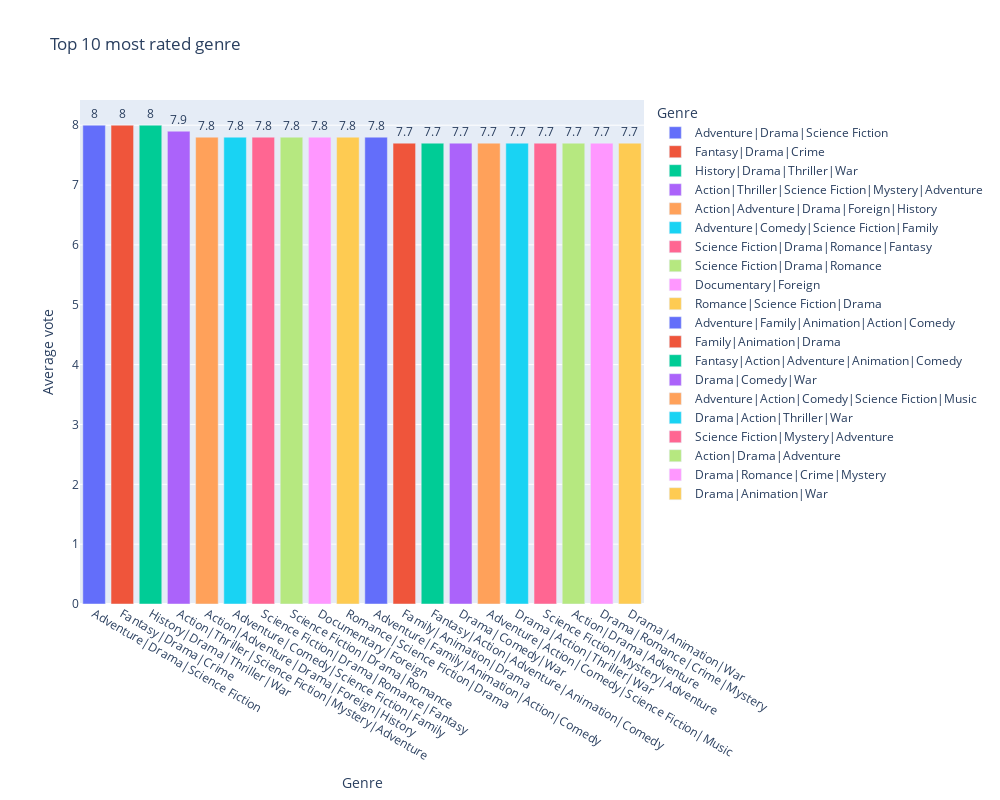

Notebook code for this chart:
### Markdown cell above
### Research question 6 : What genre of movie do people rate the most?

### Code cell
# Group movie by genre
# Plot bar chart

most_rated_genre = tmbd.groupby("genres").mean().reset_index().sort_values(by= "vote_average", ascending=False).head(20)

px.bar(data_frame=most_rated_genre,
      x = "genres",
      y = "vote_average",
      title= "Top 10 most rated genre",
      color = "genres",
      text = "vote_average",
       labels= {"vote_average": "Average vote", "genres":"Genre"},
      height = 800, 
      width = 1000,
      ).update_traces(textposition = "outside")

### Figure 1 — Plotly figure (JSON) as saved in the notebook; plotly's stock layout.template omitted (floating-point values rounded to 4 significant figures)
{"data": [{"alignmentgroup": "True", "hovertemplate": "Genre=%{x}<br>Average vote=%{text}<extra></extra>", "legendgroup": "Adventure|Drama|Science Fiction", "marker": {"color": "#636efa", "pattern": {"shape": ""}}, "name": "Adventure|Drama|Science Fiction", "offsetgroup": "Adventure|Drama|Science Fiction", "orientation": "v", "showlegend": true, "text": [8.0], "textposition": "outside", "type": "bar", "x": ["Adventure|Drama|Science Fiction"], "xaxis": "x", "y": [8.0], "yaxis": "y"}, {"alignmentgroup": "True", "hovertemplate": "Genre=%{x}<br>Average vote=%{text}<extra></extra>", "legendgroup": "Fantasy|Drama|Crime", "marker": {"color": "#EF553B", "pattern": {"shape": ""}}, "name": "Fantasy|Drama|Crime", "offsetgroup": "Fantasy|Drama|Crime", "orientation": "v", "showlegend": true, "text": [8.0], "textposition": "outside", "type": "bar", "x": ["Fantasy|Drama|Crime"], "xaxis": "x", "y": [8.0], "yaxis": "y"}, {"alignmentgroup": "True", "hovertemplate": "Genre=%{x}<br>Average vote=%{text}<extra></extra>", "legendgroup": "History|Drama|Thriller|War", "marker": {"color": "#00cc96", "pattern": {"shape": ""}}, "name": "History|Drama|Thriller|War", "offsetgroup": "History|Drama|Thriller|War", "orientation": "v", "showlegend": true, "text": [8.0], "textposition": "outside", "type": "bar", "x": ["History|Drama|Thriller|War"], "xaxis": "x", "y": [8.0], "yaxis": "y"}, {"alignmentgroup": "True", "hovertemplate": "Genre=%{x}<br>Average vote=%{text}<extra></extra>", "legendgroup": "Action|Thriller|Science Fiction|Mystery|Adventure", "marker": {"color": "#ab63fa", "pattern": {"shape": ""}}, "name": "Action|Thriller|Science Fiction|Mystery|Adventure", "offsetgroup": "Action|Thriller|Science Fiction|Mystery|Adventure", "orientation": "v", "showlegend": true, "text": [7.9], "textposition": "outside", "type": "bar", "x": ["Action|Thriller|Science Fiction|Mystery|Adventure"], "xaxis": "x", "y": [7.9], "yaxis": "y"}, {"alignmentgroup": "True", "hovertemplate": "Genre=%{x}<br>Average vote=%{text}<extra></extra>", "legendgroup": "Action|Adventure|Drama|Foreign|History", "marker": {"color": "#FFA15A", "pattern": {"shape": ""}}, "name": "Action|Adventure|Drama|Foreign|History", "offsetgroup": "Action|Adventure|Drama|Foreign|History", "orientation": "v", "showlegend": true, "text": [7.8], "textposition": "outside", "type": "bar", "x": ["Action|Adventure|Drama|Foreign|History"], "xaxis": "x", "y": [7.8], "yaxis": "y"}, {"alignmentgroup": "True", "hovertemplate": "Genre=%{x}<br>Average vote=%{text}<extra></extra>", "legendgroup": "Adventure|Comedy|Science Fiction|Family", "marker": {"color": "#19d3f3", "pattern": {"shape": ""}}, "name": "Adventure|Comedy|Science Fiction|Family", "offsetgroup": "Adventure|Comedy|Science Fiction|Family", "orientation": "v", "showlegend": true, "text": [7.8], "textposition": "outside", "type": "bar", "x": ["Adventure|Comedy|Science Fiction|Family"], "xaxis": "x", "y": [7.8], "yaxis": "y"}, {"alignmentgroup": "True", "hovertemplate": "Genre=%{x}<br>Average vote=%{text}<extra></extra>", "legendgroup": "Science Fiction|Drama|Romance|Fantasy", "marker": {"color": "#FF6692", "pattern": {"shape": ""}}, "name": "Science Fiction|Drama|Romance|Fantasy", "offsetgroup": "Science Fiction|Drama|Romance|Fantasy", "orientation": "v", "showlegend": true, "text": [7.8], "textposition": "outside", "type": "bar", "x": ["Science Fiction|Drama|Romance|Fantasy"], "xaxis": "x", "y": [7.8], "yaxis": "y"}, {"alignmentgroup": "True", "hovertemplate": "Genre=%{x}<br>Average vote=%{text}<extra></extra>", "legendgroup": "Science Fiction|Drama|Romance", "marker": {"color": "#B6E880", "pattern": {"shape": ""}}, "name": "Science Fiction|Drama|Romance", "offsetgroup": "Science Fiction|Drama|Romance", "orientation": "v", "showlegend": true, "text": [7.8], "textposition": "outside", "type": "bar", "x": ["Science Fiction|Drama|Romance"], "xaxis": "x", "y": [7.8], "yaxis": "y"}, {"alignmentgroup": "True", "hovertemplate": "Genre=%{x}<br>Average vote=%{text}<extra></extra>", "legendgroup": "Documentary|Foreign", "marker": {"color": "#FF97FF", "pattern": {"shape": ""}}, "name": "Documentary|Foreign", "offsetgroup": "Documentary|Foreign", "orientation": "v", "showlegend": true, "text": [7.8], "textposition": "outside", "type": "bar", "x": ["Documentary|Foreign"], "xaxis": "x", "y": [7.8], "yaxis": "y"}, {"alignmentgroup": "True", "hovertemplate": "Genre=%{x}<br>Average vote=%{text}<extra></extra>", "legendgroup": "Romance|Science Fiction|Drama", "marker": {"color": "#FECB52", "pattern": {"shape": ""}}, "name": "Romance|Science Fiction|Drama", "offsetgroup": "Romance|Science Fiction|Drama", "orientation": "v", "showlegend": true, "text": [7.8], "textposition": "outside", "type": "bar", "x": ["Romance|Science Fiction|Drama"], "xaxis": "x", "y": [7.8], "yaxis": "y"}, {"alignmentgroup": "True", "hovertemplate": "Genre=%{x}<br>Average vote=%{text}<extra></extra>", "legendgroup": "Adventure|Family|Animation|Action|Comedy", "marker": {"color": "#636efa", "pattern": {"shape": ""}}, "name": "Adventure|Family|Animation|Action|Comedy", "offsetgroup": "Adventure|Family|Animation|Action|Comedy", "orientation": "v", "showlegend": true, "text": [7.8], "textposition": "outside", "type": "bar", "x": ["Adventure|Family|Animation|Action|Comedy"], "xaxis": "x", "y": [7.8], "yaxis": "y"}, {"alignmentgroup": "True", "hovertemplate": "Genre=%{x}<br>Average vote=%{text}<extra></extra>", "legendgroup": "Family|Animation|Drama", "marker": {"color": "#EF553B", "pattern": {"shape": ""}}, "name": "Family|Animation|Drama", "offsetgroup": "Family|Animation|Drama", "orientation": "v", "showlegend": true, "text": [7.7], "textposition": "outside", "type": "bar", "x": ["Family|Animation|Drama"], "xaxis": "x", "y": [7.7], "yaxis": "y"}, {"alignmentgroup": "True", "hovertemplate": "Genre=%{x}<br>Average vote=%{text}<extra></extra>", "legendgroup": "Fantasy|Action|Adventure|Animation|Comedy", "marker": {"color": "#00cc96", "pattern": {"shape": ""}}, "name": "Fantasy|Action|Adventure|Animation|Comedy", "offsetgroup": "Fantasy|Action|Adventure|Animation|Comedy", "orientation": "v", "showlegend": true, "text": [7.7], "textposition": "outside", "type": "bar", "x": ["Fantasy|Action|Adventure|Animation|Comedy"], "xaxis": "x", "y": [7.7], "yaxis": "y"}, {"alignmentgroup": "True", "hovertemplate": "Genre=%{x}<br>Average vote=%{text}<extra></extra>", "legendgroup": "Drama|Comedy|War", "marker": {"color": "#ab63fa", "pattern": {"shape": ""}}, "name": "Drama|Comedy|War", "offsetgroup": "Drama|Comedy|War", "orientation": "v", "showlegend": true, "text": [7.7], "textposition": "outside", "type": "bar", "x": ["Drama|Comedy|War"], "xaxis": "x", "y": [7.7], "yaxis": "y"}, {"alignmentgroup": "True", "hovertemplate": "Genre=%{x}<br>Average vote=%{text}<extra></extra>", "legendgroup": "Adventure|Action|Comedy|Science Fiction|Music", "marker": {"color": "#FFA15A", "pattern": {"shape": ""}}, "name": "Adventure|Action|Comedy|Science Fiction|Music", "offsetgroup": "Adventure|Action|Comedy|Science Fiction|Music", "orientation": "v", "showlegend": true, "text": [7.7], "textposition": "outside", "type": "bar", "x": ["Adventure|Action|Comedy|Science Fiction|Music"], "xaxis": "x", "y": [7.7], "yaxis": "y"}, {"alignmentgroup": "True", "hovertemplate": "Genre=%{x}<br>Average vote=%{text}<extra></extra>", "legendgroup": "Drama|Action|Thriller|War", "marker": {"color": "#19d3f3", "pattern": {"shape": ""}}, "name": "Drama|Action|Thriller|War", "offsetgroup": "Drama|Action|Thriller|War", "orientation": "v", "showlegend": true, "text": [7.7], "textposition": "outside", "type": "bar", "x": ["Drama|Action|Thriller|War"], "xaxis": "x", "y": [7.7], "yaxis": "y"}, {"alignmentgroup": "True", "hovertemplate": "Genre=%{x}<br>Average vote=%{text}<extra></extra>", "legendgroup": "Science Fiction|Mystery|Adventure", "marker": {"color": "#FF6692", "pattern": {"shape": ""}}, "name": "Science Fiction|Mystery|Adventure", "offsetgroup": "Science Fiction|Mystery|Adventure", "orientation": "v", "showlegend": true, "text": [7.7], "textposition": "outside", "type": "bar", "x": ["Science Fiction|Mystery|Adventure"], "xaxis": "x", "y": [7.7], "yaxis": "y"}, {"alignmentgroup": "True", "hovertemplate": "Genre=%{x}<br>Average vote=%{text}<extra></extra>", "legendgroup": "Action|Drama|Adventure", "marker": {"color": "#B6E880", "pattern": {"shape": ""}}, "name": "Action|Drama|Adventure", "offsetgroup": "Action|Drama|Adventure", "orientation": "v", "showlegend": true, "text": [7.7], "textposition": "outside", "type": "bar", "x": ["Action|Drama|Adventure"], "xaxis": "x", "y": [7.7], "yaxis": "y"}, {"alignmentgroup": "True", "hovertemplate": "Genre=%{x}<br>Average vote=%{text}<extra></extra>", "legendgroup": "Drama|Romance|Crime|Mystery", "marker": {"color": "#FF97FF", "pattern": {"shape": ""}}, "name": "Drama|Romance|Crime|Mystery", "offsetgroup": "Drama|Romance|Crime|Mystery", "orientation": "v", "showlegend": true, "text": [7.7], "textposition": "outside", "type": "bar", "x": ["Drama|Romance|Crime|Mystery"], "xaxis": "x", "y": [7.7], "yaxis": "y"}, {"alignmentgroup": "True", "hovertemplate": "Genre=%{x}<br>Average vote=%{text}<extra></extra>", "legendgroup": "Drama|Animation|War", "marker": {"color": "#FECB52", "pattern": {"shape": ""}}, "name": "Drama|Animation|War", "offsetgroup": "Drama|Animation|War", "orientation": "v", "showlegend": true, "text": [7.7], "textposition": "outside", "type": "bar", "x": ["Drama|Animation|War"], "xaxis": "x", "y": [7.7], "yaxis": "y"}], "layout": {"barmode": "relative", "height": 800, "legend": {"title": {"text": "Genre"}, "tracegroupgap": 0}, "title": {"text": "Top 10 most rated genre"}, "width": 1000, "xaxis": {"anchor": "y", "categoryarray": ["Adventure|Drama|Science Fiction", "Fantasy|Drama|Crime", "History|Drama|Thriller|War", "Action|Thriller|Science Fiction|Mystery|Adventure", "Action|Adventure|Drama|Foreign|History", "Adventure|Comedy|Science Fiction|Family", "Science Fiction|Drama|Romance|Fantasy", "Science Fiction|Drama|Romance", "Documentary|Foreign", "Romance|Science Fiction|Drama", "Adventure|Family|Animation|Action|Comedy", "Family|Animation|Drama", "Fantasy|Action|Adventure|Animation|Comedy", "Drama|Comedy|War", "Adventure|Action|Comedy|Science Fiction|Music", "Drama|Action|Thriller|War", "Science Fiction|Mystery|Adventure", "Action|Drama|Adventure", "Drama|Romance|Crime|Mystery", "Drama|Animation|War"], "categoryorder": "array", "domain": [0.0, 1.0], "title": {"text": "Genre"}}, "yaxis": {"anchor": "x", "domain": [0.0, 1.0], "title": {"text": "Average vote"}}}}
